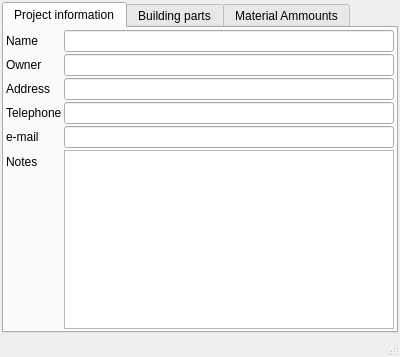
<?xml version="1.0" encoding="UTF-8"?>
<ui version="4.0">
 <class>ProjectWindow</class>
 <widget class="QMainWindow" name="ProjectWindow">
  <property name="geometry">
   <rect>
    <x>0</x>
    <y>0</y>
    <width>400</width>
    <height>357</height>
   </rect>
  </property>
  <property name="acceptDrops">
   <bool>true</bool>
  </property>
  <property name="windowTitle">
   <string>Project Window</string>
  </property>
  <widget class="QWidget" name="centralWidget">
   <layout class="QHBoxLayout" name="horizontalLayout">
    <property name="spacing">
     <number>2</number>
    </property>
    <property name="margin">
     <number>2</number>
    </property>
    <item>
     <widget class="QTabWidget" name="tabWidget">
      <property name="currentIndex">
       <number>0</number>
      </property>
      <widget class="QWidget" name="tab">
       <attribute name="title">
        <string>Project information</string>
       </attribute>
       <layout class="QHBoxLayout" name="horizontalLayout_3">
        <property name="spacing">
         <number>2</number>
        </property>
        <property name="margin">
         <number>2</number>
        </property>
        <item>
         <layout class="QFormLayout" name="formLayout">
          <property name="horizontalSpacing">
           <number>2</number>
          </property>
          <property name="verticalSpacing">
           <number>2</number>
          </property>
          <item row="0" column="0">
           <widget class="QLabel" name="label">
            <property name="text">
             <string>Name</string>
            </property>
           </widget>
          </item>
          <item row="0" column="1">
           <widget class="QLineEdit" name="txtNombreProyecto"/>
          </item>
          <item row="1" column="0">
           <widget class="QLabel" name="label_2">
            <property name="text">
             <string>Owner</string>
            </property>
           </widget>
          </item>
          <item row="1" column="1">
           <widget class="QLineEdit" name="txtPropietarios"/>
          </item>
          <item row="2" column="0">
           <widget class="QLabel" name="label_3">
            <property name="text">
             <string>Address</string>
            </property>
           </widget>
          </item>
          <item row="5" column="0">
           <widget class="QLabel" name="label_4">
            <property name="text">
             <string>Notes</string>
            </property>
           </widget>
          </item>
          <item row="2" column="1">
           <widget class="QLineEdit" name="txtDireccion"/>
          </item>
          <item row="5" column="1">
           <widget class="QTextEdit" name="txtNotas"/>
          </item>
          <item row="3" column="0">
           <widget class="QLabel" name="Telefono">
            <property name="text">
             <string>Telephone</string>
            </property>
           </widget>
          </item>
          <item row="3" column="1">
           <widget class="QLineEdit" name="txtTelefono"/>
          </item>
          <item row="4" column="0">
           <widget class="QLabel" name="label_5">
            <property name="text">
             <string>e-mail</string>
            </property>
           </widget>
          </item>
          <item row="4" column="1">
           <widget class="QLineEdit" name="txtEMail"/>
          </item>
         </layout>
        </item>
       </layout>
      </widget>
      <widget class="QWidget" name="tabProyecto">
       <attribute name="title">
        <string>Building parts</string>
       </attribute>
       <layout class="QHBoxLayout" name="horizontalLayout_4">
        <property name="spacing">
         <number>2</number>
        </property>
        <property name="margin">
         <number>2</number>
        </property>
        <item>
         <widget class="QTreeWidget" name="treeProyecto">
          <property name="contextMenuPolicy">
           <enum>Qt::CustomContextMenu</enum>
          </property>
          <property name="acceptDrops">
           <bool>false</bool>
          </property>
          <column>
           <property name="text">
            <string>Name</string>
           </property>
          </column>
          <column>
           <property name="text">
            <string>Material</string>
           </property>
          </column>
          <column>
           <property name="text">
            <string>Shape</string>
           </property>
          </column>
          <column>
           <property name="text">
            <string>Dimensions</string>
           </property>
          </column>
          <column>
           <property name="text">
            <string>Quantity</string>
           </property>
          </column>
          <column>
           <property name="text">
            <string>Measure Unit</string>
           </property>
          </column>
         </widget>
        </item>
       </layout>
      </widget>
      <widget class="QWidget" name="tabComputo">
       <attribute name="title">
        <string>Material Ammounts</string>
       </attribute>
       <layout class="QVBoxLayout" name="verticalLayout">
        <property name="spacing">
         <number>2</number>
        </property>
        <property name="margin">
         <number>2</number>
        </property>
        <item>
         <widget class="QTreeWidget" name="treeComputoMetrico">
          <column>
           <property name="text">
            <string>Part-Material</string>
           </property>
          </column>
          <column>
           <property name="text">
            <string>Quantity</string>
           </property>
          </column>
          <column>
           <property name="text">
            <string>Unit</string>
           </property>
          </column>
         </widget>
        </item>
        <item>
         <widget class="QTreeWidget" name="treeComputoMateriaPrima">
          <column>
           <property name="text">
            <string>Material</string>
           </property>
          </column>
          <column>
           <property name="text">
            <string>Quantity</string>
           </property>
          </column>
          <column>
           <property name="text">
            <string>Unit</string>
           </property>
          </column>
         </widget>
        </item>
       </layout>
      </widget>
     </widget>
    </item>
   </layout>
  </widget>
  <widget class="QStatusBar" name="statusBar"/>
  <action name="actionRemove_Build_Part">
   <property name="text">
    <string>Remove Build Part</string>
   </property>
   <property name="toolTip">
    <string>Removes selected Build Part</string>
   </property>
  </action>
  <action name="actionClone_and_set_material">
   <property name="text">
    <string>Clone and set material</string>
   </property>
  </action>
 </widget>
 <layoutdefault spacing="6" margin="11"/>
 <resources/>
 <connections/>
</ui>
